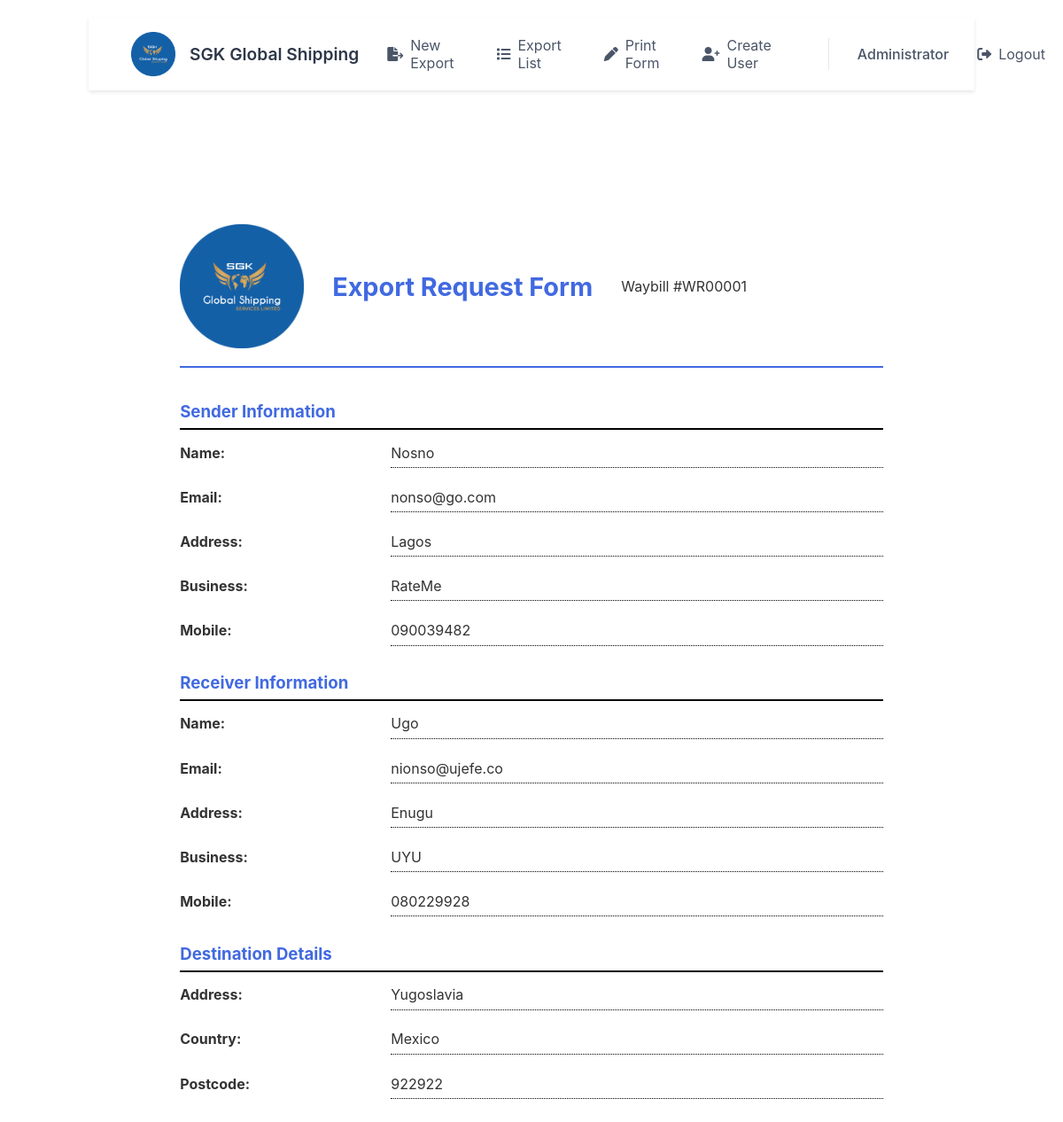
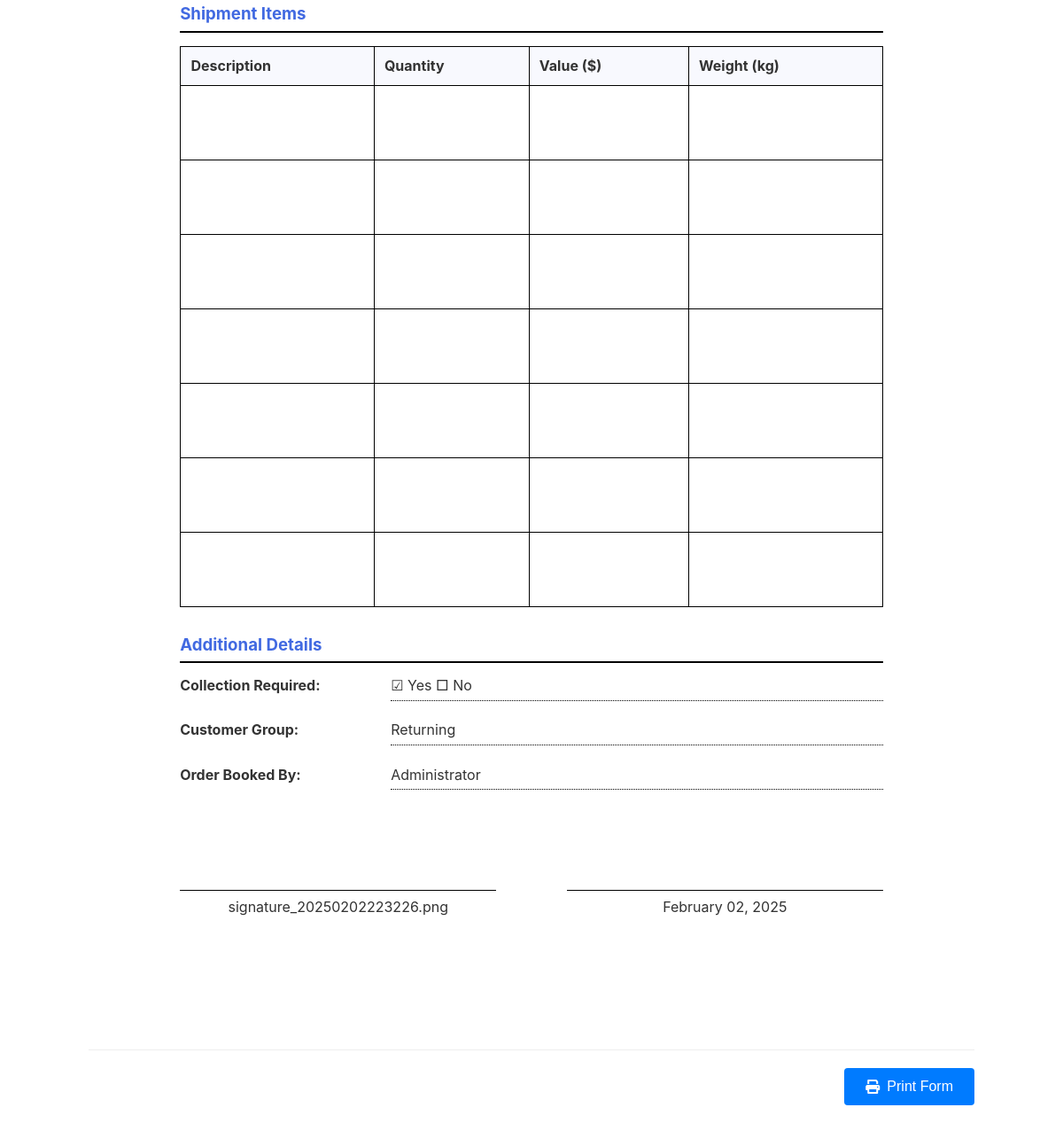
Page /print-form/1 (signed in) on the committed database (2 pictures, top to bottom).
### app.py (models this page shows, shortened)
class User(UserMixin, db.Model):
    id = db.Column(db.Integer, primary_key=True)
    username = db.Column(db.String(80), unique=True, nullable=False)
    password_hash = db.Column(db.String(120), nullable=False)
    name = db.Column(db.String(100), nullable=False)
    is_admin = db.Column(db.Boolean, default=False)

class ExportRequest(db.Model):
    id = db.Column(db.Integer, primary_key=True)
    waybill_number = db.Column(db.String(50), nullable=False)
    created_at = db.Column(db.DateTime, default=db.func.current_timestamp())
    items = db.relationship('ItemDetail', backref='export_request', lazy=True)
    sender_name = db.Column(db.String(100), nullable=False)
    sender_email = db.Column(db.String(120))
    sender_address = db.Column(db.String(200))
    sender_business = db.Column(db.String(100))
    sender_mobile = db.Column(db.String(20), nullable=False)
    receiver_name = db.Column(db.String(100), nullable=False)
    receiver_email = db.Column(db.String(120))
    receiver_address = db.Column(db.String(200))
    receiver_business = db.Column(db.String(100))
    receiver_mobile = db.Column(db.String(20), nullable=False)
    destination_address = db.Column(db.String(200))
    destination_country = db.Column(db.String(100))
    destination_postcode = db.Column(db.String(20))
    freight_pricing = db.Column(db.Float, default=0)
    additional_charges = db.Column(db.Float, default=0)
    pickup_charge = db.Column(db.Float, default=0)
    handling_fees = db.Column(db.Float, default=0)
    crating = db.Column(db.Float, default=0)
    insurance_charge = db.Column(db.Float, default=0)
    is_collection = db.Column(db.Boolean, default=False)
    customer_group = db.Column(db.String(100))
    order_booked_by = db.Column(db.String(100))
    sender_signature = db.Column(db.String(500))
    status = db.Column(db.String(50), default='draft')  # draft, saved, completed

### app.py (the view)
@app.route('/print-form/<int:id>')
def print_form(id):
    try:
        request_data = ExportRequest.query.get_or_404(id)
        logger.debug(f'Accessing print form for export request {id}')
        logger.debug(f'Found export request: {request_data.waybill_number}')
        subtotal = sum([
            request_data.freight_pricing or 0,
            request_data.additional_charges or 0,
            request_data.pickup_charge or 0,
            request_data.handling_fees or 0,
            request_data.crating or 0,
            request_data.insurance_charge or 0
        ])
        vat = subtotal * 0.07
        total = subtotal + vat
        logger.debug(f'Calculated subtotal: {subtotal}, VAT: {vat}, Total: {total}')
        return render_template('print_form.html',
                            request=request_data,
                            subtotal=subtotal,
                            vat=vat,
                            total=total)
    except Exception as e:
        logger.error(f'Error in print form route: {str(e)}')
        raise

### app.py (called while the page is built)
@login_manager.user_loader
def load_user(user_id):
    return User.query.get(int(user_id))

@app.before_request
def log_request_info():
    logger.debug('-------------------------')
    logger.debug(f'Endpoint: {request.endpoint}')
    logger.debug(f'Method: {request.method}')
    logger.debug(f'URL: {request.url}')
    logger.debug('-------------------------')

### templates/print_form.html (shortened to what this page needs)
{% extends "base.html" %}
{% block content %}
<div class="print-form">
    <div class="company-header">
        <img src="{{ url_for('static', filename='images/SGKlogo.png') }}" alt="SGK Global Shipping" class="company-logo">
        <h1>Export Request Form</h1>
        <p>Waybill #{{ request.waybill_number }}</p>
    </div>
    <div class="form-section">
        <div class="section-title">Sender Information</div>
        <div class="input-row">
            <div class="input-label">Name:</div>
            <div class="input-field">{{ request.sender_name }}</div>
        </div>
        <div class="input-row">
            <div class="input-label">Email:</div>
            <div class="input-field">{{ request.sender_email or '' }}</div>
        </div>
        <div class="input-row">
            <div class="input-label">Address:</div>
            <div class="input-field">{{ request.sender_address or '' }}</div>
        </div>
        <div class="input-row">
            <div class="input-label">Business:</div>
            <div class="input-field">{{ request.sender_business or '' }}</div>
        </div>
        <div class="input-row">
            <div class="input-label">Mobile:</div>
            <div class="input-field">{{ request.sender_mobile }}</div>
        </div>
    </div>
    <div class="form-section">
        <div class="section-title">Receiver Information</div>
        <div class="input-row">
            <div class="input-label">Name:</div>
            <div class="input-field">{{ request.receiver_name }}</div>
        </div>
        <div class="input-row">
            <div class="input-label">Email:</div>
            <div class="input-field">{{ request.receiver_email or '' }}</div>
        </div>
        <div class="input-row">
            <div class="input-label">Address:</div>
            <div class="input-field">{{ request.receiver_address or '' }}</div>
        </div>
        <div class="input-row">
            <div class="input-label">Business:</div>
            <div class="input-field">{{ request.receiver_business or '' }}</div>
        </div>
        <div class="input-row">
            <div class="input-label">Mobile:</div>
            <div class="input-field">{{ request.receiver_mobile }}</div>
        </div>
    </div>
    <div class="form-section">
        <div class="section-title">Destination Details</div>
        <div class="input-row">
            <div class="input-label">Address:</div>
            <div class="input-field">{{ request.destination_address or '' }}</div>
        </div>
        <div class="input-row">
            <div class="input-label">Country:</div>
            <div class="input-field">{{ request.destination_country or '' }}</div>
        </div>
        <div class="input-row">
            <div class="input-label">Postcode:</div>
            <div class="input-field">{{ request.destination_postcode or '' }}</div>
        </div>
    </div>
    <div class="form-section">
        <div class="section-title">Shipment Items</div>
        <table class="items-table">
            <thead>
                <tr>
                    <th>Description</th>
                    <th>Quantity</th>
                    <th>Value ($)</th>
                    <th>Weight (kg)</th>
                </tr>
            </thead>
            <tbody>
                {% for i in range(7) %}
                <tr>
                    <td></td>
                    <td></td>
                    <td></td>
                    <td></td>
                </tr>
                {% endfor %}
            </tbody>
        </table>
    </div>
    <div class="form-section">
        <div class="section-title">Additional Details</div>
        <div class="input-row">
            <div class="input-label">Collection Required:</div>
            <div class="input-field">{% if request.is_collection %}☑ Yes □ No{% else %}□ Yes ☑ No{% endif %}</div>
        </div>
        <div class="input-row">
            <div class="input-label">Customer Group:</div>
            <div class="input-field">{{ request.customer_group or '' }}</div>
        </div>
        <div class="input-row">
            <div class="input-label">Order Booked By:</div>
            <div class="input-field">{{ request.order_booked_by or '' }}</div>
        </div>
    </div>
    <div class="signature-section">
        <div class="signature-box">
            <div class="signature-line">{{ request.sender_signature or 'Sender\'s Signature' }}</div>
        </div>
        <div class="signature-box">
            <div class="signature-line">{{ request.created_at.strftime('%B %d, %Y') }}</div>
        </div>
    </div>
</div>
<div class="action-buttons">
    <button onclick="window.print()" class="action-button primary">
        <i class="fas fa-print"></i> Print Form
    </button>
</div>
{% endblock %}

### templates/base.html (shortened to what this page needs)
<!DOCTYPE html>
<html lang="en">
<head>
    <link rel="stylesheet" href="{{ url_for('static', filename='css/styles.css') }}">
    <link rel="stylesheet" href="https://cdnjs.cloudflare.com/ajax/libs/font-awesome/6.0.0/css/all.min.css">
</head>
<body>
    <nav class="main-nav">
        <div class="nav-brand">
            <img src="{{ url_for('static', filename='images/SGKlogo.png') }}" alt="SGK Global Shipping" class="nav-logo">
            <span class="brand-text">SGK Global Shipping</span>
        </div>
        {% if current_user.is_authenticated %}
        <div class="nav-links">
            <a href="{{ url_for('new_export') }}" class="nav-link {% if request.endpoint == 'new_export' %}active{% endif %}">
                <i class="fas fa-file-export"></i> New Export
            </a>
            <a href="{{ url_for('list_exports') }}" class="nav-link {% if request.endpoint == 'list_exports' %}active{% endif %}">
                <i class="fas fa-list"></i> Export List
            </a>
            <a href="{{ url_for('print_form_template') }}" class="nav-link">
                <i class="fas fa-pen"></i> Print Form
            </a>
            {% if current_user.is_admin %}
            <a href="{{ url_for('create_user') }}" class="nav-link">
                <i class="fas fa-user-plus"></i> Create User
            </a>
            {% endif %}
            <div class="user-menu">
                <span class="user-name">{{ current_user.name }}</span>
                <a href="{{ url_for('logout') }}" class="nav-link">
                    <i class="fas fa-sign-out-alt"></i> Logout
                </a>
            </div>
        </div>
        {% endif %}
    </nav>
    <main class="main-content">
        {% block content %}{% endblock %}
    </main>
</body>
</html>

### static/css/styles.css (style rules this page uses)
body { font-family: -apple-system, BlinkMacSystemFont, 'Segoe UI', Roboto, sans-serif; max-width: 1000px; margin: 0 auto; padding: 20px; color: #333; }
.section-title { font-size: 1.2em; color: #4169E1; margin-bottom: 15px; display: flex; align-items: center; gap: 8px; }
.submit-btn, .action-button { width: 100%; padding: 12px 24px; background: #4169E1; color: white; border: none; border-radius: 4px; cursor: pointer; font-size: 16px; text-decoration: none; transition: background-color 0.2s; }
.action-buttons { display: flex; gap: 15px; justify-content: center; margin-top: 30px; padding-top: 20px; border-top: 1px solid #eee; }
.action-button { width: auto; display: inline-flex; align-items: center; gap: 8px; }
.company-header { display: flex; align-items: center; gap: 20px; margin-bottom: 30px; padding-bottom: 20px; border-bottom: 2px solid #4169E1; }
.company-logo { width: 100px; height: auto; }
.company-header h1 { color: #4169E1; font-size: 1.8em; margin: 0; }
.main-nav { background: #fff; box-shadow: 0 2px 4px rgba(0,0,0,0.1); padding: 1rem 0; margin-bottom: 2rem; }
.nav-logo { display: flex; align-items: center; }
.nav-links { display: flex; gap: 1rem; }
.nav-link { color: #4169E1; text-decoration: none; padding: 0.5rem 1rem; border-radius: 4px; transition: background-color 0.2s; display: flex; align-items: center; gap: 0.5rem; }
.company-header { display: flex; align-items: center; gap: 2rem; margin-bottom: 1rem; }
.company-logo { width: 120px; height: auto; }
.items-table { padding: 1rem; }
.items-table th { background: #f8f9fa; padding: 0.75rem; text-align: left; border-bottom: 2px solid #dee2e6; }
.items-table td { padding: 0.75rem; border-bottom: 1px solid #dee2e6; }
.action-buttons { display: flex; gap: 1rem; justify-content: flex-end; }
.action-button { padding: 0.75rem 1.5rem; border: none; border-radius: 4px; font-size: 1rem; cursor: pointer; display: inline-flex; align-items: center; gap: 0.5rem; text-decoration: none; transition: background-color 0.2s; }
.action-button.primary { background: #007bff; color: white; }

### templates/print_form.html (style rules this page uses)
.print-form { max-width: 210mm; margin: 20mm auto; padding: 20mm; background: white; }
.company-header { text-align: center; margin-bottom: 10mm; }
.company-logo { width: 140px; height: auto; }
.form-section { margin-bottom: 8mm; }
.section-title { font-size: 14pt; font-weight: bold; margin-bottom: 4mm; border-bottom: 2px solid #000; padding-bottom: 2mm; }
.input-row { display: flex; margin-bottom: 6mm; }
.input-label { width: 30%; font-weight: bold; }
.input-field { width: 70%; border-bottom: 1px dotted #000; height: 7mm; }
.items-table { width: 100%; border-collapse: collapse; margin-bottom: 8mm; }
.items-table th { border: 1px solid #000; padding: 3mm; text-align: left; background: #f8f9fe; }
.items-table td { border: 1px solid #000; padding: 6mm 3mm; height: 10mm; }
.signature-section { display: flex; justify-content: space-between; margin-top: 15mm; }
.signature-box { width: 45%; }
.signature-line { border-top: 1px solid #000; margin-top: 15mm; padding-top: 2mm; text-align: center; }

### templates/base.html (style rules this page uses)
.nav-brand { display: flex; align-items: center; gap: 1rem; padding: 0.5rem 1rem; }
.nav-logo { width: 50px; height: auto; object-fit: contain; }
.brand-text { font-size: 1.2rem; font-weight: 600; color: #2d3748; white-space: nowrap; }
.main-nav { display: flex; justify-content: space-between; align-items: center; padding: 0.5rem 2rem; background: white; box-shadow: 0 2px 4px rgba(0,0,0,0.1); }
.nav-links { display: flex; gap: 1rem; align-items: center; }
.nav-link { display: flex; align-items: center; gap: 0.5rem; padding: 0.5rem 1rem; color: #4a5568; text-decoration: none; border-radius: 0.375rem; transition: all 0.2s ease; }
.user-menu { display: flex; align-items: center; gap: 1rem; margin-left: 2rem; padding-left: 2rem; border-left: 1px solid #e2e8f0; }
.user-name { font-weight: 500; color: #4a5568; }

### rows in the picture
User: name "Administrator"
ExportRequest: waybill_number "WR00001", sender_name "Nosno", sender_email "nonso@go.com", sender_address "Lagos", sender_business "RateMe", sender_mobile "090039482", receiver_name "Ugo", receiver_email "nionso@ujefe.co", receiver_address "Enugu", receiver_business "UYU", receiver_mobile "080229928", destination_address "Yugoslavia", destination_country "Mexico", destination_postcode "922922", customer_group "Returning", order_booked_by "Administrator", sender_signature "signature_20250202223226.png", created_at "February 02, 2025"
